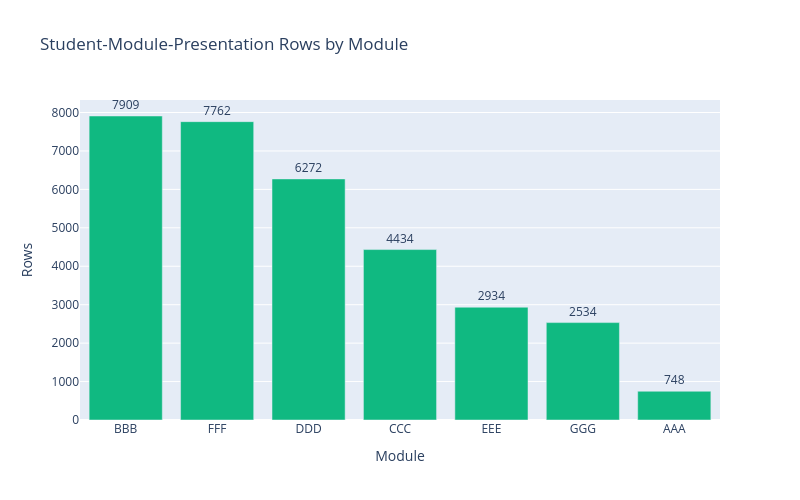

Notebook code cell kept with this figure:
### Code cell
import plotly.express as px

# Create a bar chart to compare total enrollment attempts across modules.
fig = px.bar(
    attempts_by_module,
    x="code_module",
    y="student_module_presentation_rows",
    text="student_module_presentation_rows",
    title="Student-Module-Presentation Rows by Module"
)

# Customize bar color and show values above each bar.
fig.update_traces(
    marker_color="#10b981",
    textposition="outside"
)

# Improve chart layout for readability.
fig.update_layout(
    xaxis_title="Module",
    yaxis_title="Rows",
    width=800,
    height=500,
    showlegend=False
)

fig.show()

### Figure 1 — Plotly figure (JSON) as saved in the notebook; plotly's stock layout.template omitted (floating-point values rounded to 4 significant figures)
{"data": [{"hovertemplate": "code_module=%{x}<br>student_module_presentation_rows=%{text}<extra></extra>", "legendgroup": "", "marker": {"color": "#10b981", "pattern": {"shape": ""}}, "name": "", "orientation": "v", "showlegend": false, "text": [7909.0, 7762.0, 6272.0, 4434.0, 2934.0, 2534.0, 748.0], "textposition": "outside", "type": "bar", "x": ["BBB", "FFF", "DDD", "CCC", "EEE", "GGG", "AAA"], "xaxis": "x", "y": [7909, 7762, 6272, 4434, 2934, 2534, 748], "yaxis": "y"}], "layout": {"barmode": "relative", "height": 500, "legend": {"tracegroupgap": 0}, "showlegend": false, "title": {"text": "Student-Module-Presentation Rows by Module"}, "width": 800, "xaxis": {"anchor": "y", "domain": [0, 1], "title": {"text": "Module"}}, "yaxis": {"anchor": "x", "domain": [0, 1], "title": {"text": "Rows"}}}}
